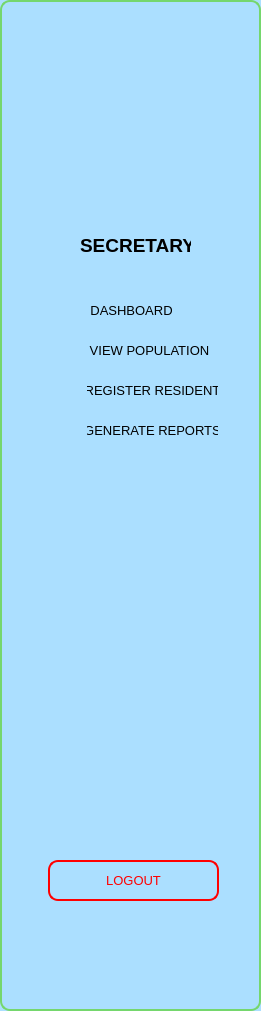
    <widget class="QFrame" name="sidePanel">
     <property name="enabled">
      <bool>true</bool>
     </property>
     <property name="geometry">
      <rect>
       <x>0</x>
       <y>0</y>
       <width>261</width>
       <height>1011</height>
      </rect>
     </property>
     <property name="styleSheet">
      <string notr="true">QFrame {
    border: 2px solid #75d76d;   /* border color */
    border-radius: 10px;         /* keep rounded corners */
    background-color: #abdfff;   /* your background */
}</string>
     </property>
     <property name="frameShape">
      <enum>QFrame::StyledPanel</enum>
     </property>
     <property name="frameShadow">
      <enum>QFrame::Raised</enum>
     </property>
     <widget class="QLabel" name="secretary_Label_2">
      <property name="geometry">
       <rect>
        <x>80</x>
        <y>230</y>
        <width>111</width>
        <height>31</height>
       </rect>
      </property>
      <property name="font">
       <font>
        <pointsize>14</pointsize>
        <bold>true</bold>
       </font>
      </property>
      <property name="styleSheet">
       <string notr="true">QLabel {
    background-color: transparent;
    border: none;
}</string>
      </property>
      <property name="text">
       <string>SECRETARY</string>
      </property>
     </widget>
     <widget class="QPushButton" name="viewPopulation_Button_2">
      <property name="geometry">
       <rect>
        <x>89</x>
        <y>340</y>
        <width>121</width>
        <height>20</height>
       </rect>
      </property>
      <property name="font">
       <font>
        <pointsize>10</pointsize>
       </font>
      </property>
      <property name="styleSheet">
       <string notr="true">QPushButton {
    background-color: transparent;    /* same as panel, no fill */
    border: none;                     /* remove border for side panel buttons */
    color: black;                     /* text color */
}

QPushButton:hover {
    background-color: #d3d3d3;        /* light grey on hover */
    color: black;                     /* keep text readable */
}

QPushButton:pressed {
    background-color: #a9a9a9;        /* darker grey when clicked */
    color: black;
}
</string>
      </property>
      <property name="text">
       <string>VIEW POPULATION</string>
      </property>
      <property name="default">
       <bool>false</bool>
      </property>
      <property name="flat">
       <bool>true</bool>
      </property>
     </widget>
     <widget class="QPushButton" name="register_Button_2">
      <property name="geometry">
       <rect>
        <x>87</x>
        <y>380</y>
        <width>131</width>
        <height>20</height>
       </rect>
      </property>
      <property name="font">
       <font>
        <pointsize>10</pointsize>
       </font>
      </property>
      <property name="styleSheet">
       <string notr="true">QPushButton {
    background-color: transparent;    /* same as panel, no fill */
    border: none;                     /* remove border for side panel buttons */
    color: black;                     /* text color */
}

QPushButton:hover {
    background-color: #d3d3d3;        /* light grey on hover */
    color: black;                     /* keep text readable */
}

QPushButton:pressed {
    background-color: #a9a9a9;        /* darker grey when clicked */
    color: black;
}
</string>
      </property>
      <property name="text">
       <string>REGISTER RESIDENT</string>
      </property>
      <property name="flat">
       <bool>true</bool>
      </property>
     </widget>
     <widget class="QPushButton" name="generateReports_Button_2">
      <property name="geometry">
       <rect>
        <x>87</x>
        <y>420</y>
        <width>131</width>
        <height>20</height>
       </rect>
      </property>
      <property name="font">
       <font>
        <pointsize>10</pointsize>
       </font>
      </property>
      <property name="styleSheet">
       <string notr="true">QPushButton {
    background-color: transparent;    /* same as panel, no fill */
    border: none;                     /* remove border for side panel buttons */
    color: black;                     /* text color */
}

QPushButton:hover {
    background-color: #d3d3d3;        /* light grey on hover */
    color: black;                     /* keep text readable */
}

QPushButton:pressed {
    background-color: #a9a9a9;        /* darker grey when clicked */
    color: black;
}
</string>
      </property>
      <property name="text">
       <string>GENERATE REPORTS</string>
      </property>
      <property name="flat">
       <bool>true</bool>
      </property>
     </widget>
     <widget class="QPushButton" name="logout_Button_3">
      <property name="geometry">
       <rect>
        <x>48</x>
        <y>860</y>
        <width>171</width>
        <height>41</height>
       </rect>
      </property>
      <property name="font">
       <font>
        <pointsize>10</pointsize>
       </font>
      </property>
      <property name="styleSheet">
       <string notr="true">QPushButton {
    background-color: transparent;    /* no fill initially */
    border: 2px solid red;            /* red border */
    border-radius: 10px;              /* rounded corners */
    color: red;                        /* label/text color */
}

QPushButton:hover {
    background-color: red;             /* fill red on hover */
    color: white;                      /* text turns white for contrast */
}

QPushButton:pressed {
    background-color: darkred;         /* slightly darker red on click */
    color: white;
}
</string>
      </property>
      <property name="text">
       <string>LOGOUT</string>
      </property>
      <property name="flat">
       <bool>false</bool>
      </property>
     </widget>
     <widget class="QLabel" name="logo_2">
      <property name="geometry">
       <rect>
        <x>20</x>
        <y>20</y>
        <width>221</width>
        <height>201</height>
       </rect>
      </property>
      <property name="styleSheet">
       <string notr="true">QLabel {
    background-color: transparent;
    border: none;
}</string>
      </property>
      <property name="text">
       <string/>
      </property>
      <property name="pixmap">
       <pixmap>../../../../OneDrive/Desktop/2nd Term/IT5L(2748)/2nd Deliverable/Wireframe/logo.png</pixmap>
      </property>
      <property name="scaledContents">
       <bool>true</bool>
      </property>
      <property name="wordWrap">
       <bool>false</bool>
      </property>
      <property name="openExternalLinks">
       <bool>false</bool>
      </property>
     </widget>
     <widget class="QLabel" name="home_2">
      <property name="geometry">
       <rect>
        <x>55</x>
        <y>295</y>
        <width>35</width>
        <height>31</height>
       </rect>
      </property>
      <property name="styleSheet">
       <string notr="true">QLabel {
    background-color: transparent;
    border: none;
}</string>
      </property>
      <property name="text">
       <string/>
      </property>
      <property name="pixmap">
       <pixmap>../../../../OneDrive/Desktop/2nd Term/IT5L(2748)/3rd Deliverable (System Design)/Icons/home (2).png</pixmap>
      </property>
      <property name="scaledContents">
       <bool>true</bool>
      </property>
      <property name="wordWrap">
       <bool>false</bool>
      </property>
     </widget>
     <widget class="QLabel" name="viewPopulation_2">
      <property name="geometry">
       <rect>
        <x>52</x>
        <y>335</y>
        <width>40</width>
        <height>31</height>
       </rect>
      </property>
      <property name="styleSheet">
       <string notr="true">QLabel {
    background-color: transparent;
    border: none;
}</string>
      </property>
      <property name="text">
       <string/>
      </property>
      <property name="pixmap">
       <pixmap>../../../../OneDrive/Desktop/2nd Term/IT5L(2748)/3rd Deliverable (System Design)/Icons/view population.png</pixmap>
      </property>
      <property name="scaledContents">
       <bool>true</bool>
      </property>
      <property name="wordWrap">
       <bool>false</bool>
      </property>
     </widget>
     <widget class="QLabel" name="generateReports_2">
      <property name="geometry">
       <rect>
        <x>52</x>
        <y>415</y>
        <width>39</width>
        <height>33</height>
       </rect>
      </property>
      <property name="styleSheet">
       <string notr="true">QLabel {
    background-color: transparent;
    border: none;
}</string>
      </property>
      <property name="text">
       <string/>
      </property>
      <property name="pixmap">
       <pixmap>../../../../OneDrive/Desktop/2nd Term/IT5L(2748)/3rd Deliverable (System Design)/Icons/generate report.png</pixmap>
      </property>
      <property name="scaledContents">
       <bool>true</bool>
      </property>
      <property name="wordWrap">
       <bool>false</bool>
      </property>
     </widget>
     <widget class="QPushButton" name="home_Button_3">
      <property name="geometry">
       <rect>
        <x>91</x>
        <y>300</y>
        <width>81</width>
        <height>20</height>
       </rect>
      </property>
      <property name="font">
       <font>
        <pointsize>10</pointsize>
       </font>
      </property>
      <property name="styleSheet">
       <string notr="true">QPushButton {
    background-color: transparent;    /* same as panel, no fill */
    border: none;                     /* remove border for side panel buttons */
    color: black;                     /* text color */
}

QPushButton:hover {
    background-color: #d3d3d3;        /* light grey on hover */
    color: black;                     /* keep text readable */
}

QPushButton:pressed {
    background-color: #a9a9a9;        /* darker grey when clicked */
    color: black;
}
</string>
      </property>
      <property name="text">
       <string>DASHBOARD</string>
      </property>
      <property name="flat">
       <bool>false</bool>
      </property>
     </widget>
     <widget class="QLabel" name="registerResident_3">
      <property name="geometry">
       <rect>
        <x>52</x>
        <y>375</y>
        <width>39</width>
        <height>33</height>
       </rect>
      </property>
      <property name="styleSheet">
       <string notr="true">QLabel {
    background-color: transparent;
    border: none;
}</string>
      </property>
      <property name="text">
       <string/>
      </property>
      <property name="pixmap">
       <pixmap>../../../../OneDrive/Desktop/2nd Term/IT5L(2748)/3rd Deliverable (System Design)/Icons/register.png</pixmap>
      </property>
      <property name="scaledContents">
       <bool>true</bool>
      </property>
      <property name="wordWrap">
       <bool>false</bool>
      </property>
     </widget>
    </widget>
